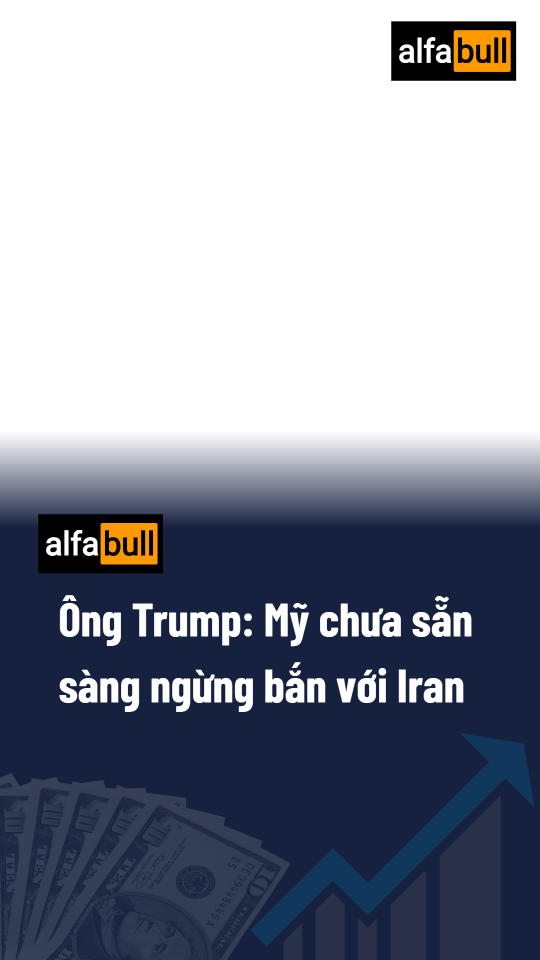
#> input picture python_api/app-6901/thumbnail_test.png, 1080 x 1920 px (shown at 1/2 size)
$ python -i image_border.py   (imports and definitions only)
#> lines starting #> are read from the running program, lines starting #| are printed output that depends on the picture
from __future__ import annotations

import uuid
from pathlib import Path

from python_api.common.paths import TEMP_DIR


def hex_to_bgr(hex_color: str) -> tuple[int, int, int]:
    """Convert #rrggbb hex string to (B, G, R) tuple for OpenCV."""
    hex_color = hex_color.lstrip("#")
    r = int(hex_color[0:2], 16)
    g = int(hex_color[2:4], 16)
    b = int(hex_color[4:6], 16)
    return (b, g, r)


def process_image_border(image_data: bytes, thickness: int = 10, color: str = "#ffffff", feather: int = 40) -> Path:
    import cv2
    import numpy as np

    # Decode bytes → BGRA
    arr = np.frombuffer(image_data, dtype=np.uint8)
    img = cv2.imdecode(arr, cv2.IMREAD_UNCHANGED)

    if img is None:
        raise ValueError("Failed to decode image")

    # Ensure 4-channel BGRA
    if img.ndim == 2:
        img = cv2.cvtColor(img, cv2.COLOR_GRAY2BGRA)
    elif img.shape[2] == 3:
        img = cv2.cvtColor(img, cv2.COLOR_BGR2BGRA)

    b, g, r, a = cv2.split(img)

    # Binarize alpha so semi-transparent edge pixels don't leak border color
    # into the subject at high thickness values
    _, a_binary = cv2.threshold(a, 10, 255, cv2.THRESH_BINARY)

    # Circular kernel for smooth, round outline at all thickness levels
    kernel = cv2.getStructuringElement(
        cv2.MORPH_ELLIPSE, (thickness * 2 + 1, thickness * 2 + 1)
    )
    dilated = cv2.dilate(a_binary, kernel)

    # Border = dilated region minus binarized original mask
    border_mask = cv2.subtract(dilated, a_binary)

    # Gaussian blur on the mask for soft feathered gradient effect
    if feather > 0:
        sigma = max(0.5, feather * thickness / 100.0)
        ksize = int(sigma * 6 + 1)
        if ksize % 2 == 0:
            ksize += 1
        border_mask = cv2.GaussianBlur(border_mask, (ksize, ksize), sigma)

    # Build colored border layer — only set RGB where border_mask is non-zero
    # so cv2.add doesn't tint the rest of the image
    border_bgr = hex_to_bgr(color)
    border_layer = np.zeros_like(img)
    px = border_mask > 0
    border_layer[px, 0] = border_bgr[0]
    border_layer[px, 1] = border_bgr[1]
    border_layer[px, 2] = border_bgr[2]
    border_layer[:, :, 3] = border_mask

    # Composite: border layer first, then original on top
    result = cv2.add(border_layer, img)

    TEMP_DIR.mkdir(parents=True, exist_ok=True)
    uid = uuid.uuid4().hex
    output_path = TEMP_DIR / f"image_border_out_{uid}.png"
    cv2.imwrite(str(output_path), result)

    return output_path

>>> import cv2
>>> picture = cv2.imread('../../thumbnail_test.png', cv2.IMREAD_GRAYSCALE)
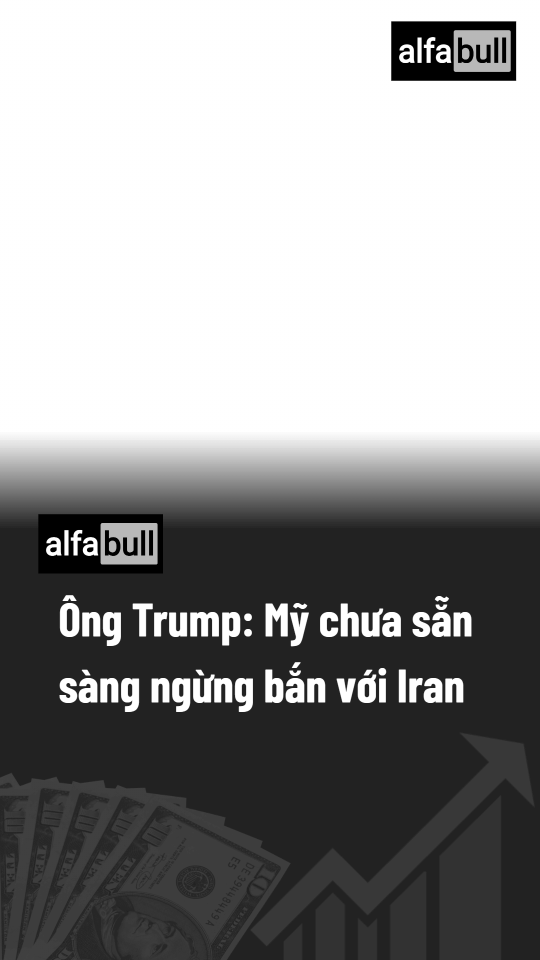
#> picture: shape (1920, 1080) (shown at 1/2 size); min 0, max 255, mean 150.4
>>> result = process_image_border(picture)
#> (the run stopped early here; a loop or call above may not have finished)
